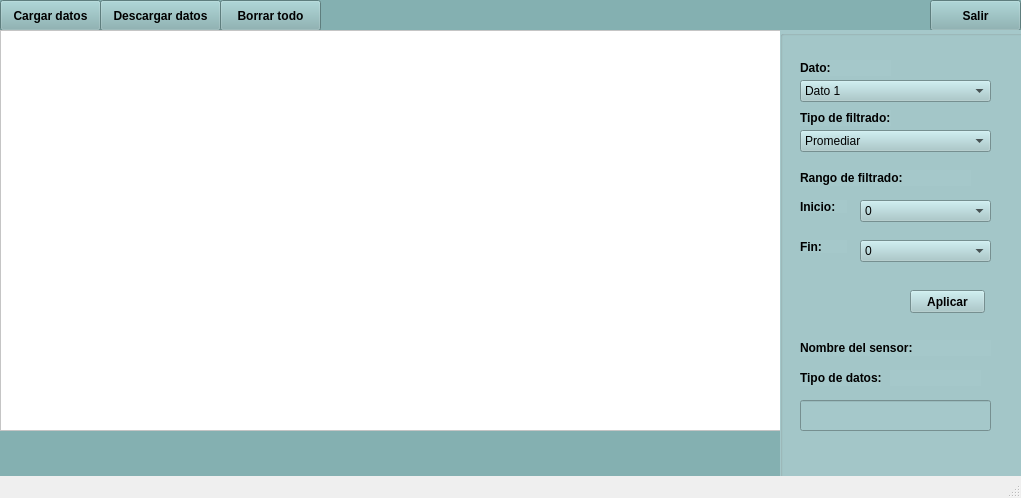
<?xml version="1.0" encoding="UTF-8"?>
<ui version="4.0">
 <class>MainWindow</class>
 <widget class="QMainWindow" name="MainWindow">
  <property name="geometry">
   <rect>
    <x>0</x>
    <y>0</y>
    <width>1021</width>
    <height>498</height>
   </rect>
  </property>
  <property name="windowTitle">
   <string>MainWindow</string>
  </property>
  <widget class="QWidget" name="centralwidget">
   <widget class="QWidget" name="widget" native="true">
    <property name="geometry">
     <rect>
      <x>0</x>
      <y>0</y>
      <width>1021</width>
      <height>491</height>
     </rect>
    </property>
    <property name="styleSheet">
     <string notr="true">background: rgb(132, 176, 177);</string>
    </property>
    <widget class="QPushButton" name="ButtonCargar">
     <property name="geometry">
      <rect>
       <x>0</x>
       <y>0</y>
       <width>101</width>
       <height>31</height>
      </rect>
     </property>
     <property name="styleSheet">
      <string notr="true">background: rgb(132, 176, 177);
border-color: rgb(0, 0, 0);
font: 75 8pt &quot;MS Shell Dlg 2&quot;;
font-weight: bold;
</string>
     </property>
     <property name="text">
      <string>Cargar datos</string>
     </property>
    </widget>
    <widget class="QPushButton" name="ButtoBorrarTodo">
     <property name="geometry">
      <rect>
       <x>220</x>
       <y>0</y>
       <width>101</width>
       <height>31</height>
      </rect>
     </property>
     <property name="styleSheet">
      <string notr="true">background: rgb(132, 176, 177);
font-weight: bold;

</string>
     </property>
     <property name="text">
      <string>Borrar todo</string>
     </property>
    </widget>
    <widget class="QPushButton" name="ButtonDescargar">
     <property name="geometry">
      <rect>
       <x>100</x>
       <y>0</y>
       <width>121</width>
       <height>31</height>
      </rect>
     </property>
     <property name="styleSheet">
      <string notr="true">background: rgb(132, 176, 177);
font-weight: bold;
</string>
     </property>
     <property name="text">
      <string>Descargar datos</string>
     </property>
    </widget>
    <widget class="QPushButton" name="pushButton_">
     <property name="geometry">
      <rect>
       <x>930</x>
       <y>0</y>
       <width>91</width>
       <height>31</height>
      </rect>
     </property>
     <property name="styleSheet">
      <string notr="true">background: rgb(132, 176, 177);
border-color: rgb(0, 0, 0);
font-weight: bold;
</string>
     </property>
     <property name="text">
      <string>Salir</string>
     </property>
    </widget>
    <widget class="QGraphicsView" name="graphicsView">
     <property name="geometry">
      <rect>
       <x>0</x>
       <y>30</y>
       <width>781</width>
       <height>401</height>
      </rect>
     </property>
     <property name="styleSheet">
      <string notr="true">background: rgb(255, 255, 255);
border-color: rgb(0, 0, 0)</string>
     </property>
    </widget>
    <widget class="QGroupBox" name="groupBox">
     <property name="geometry">
      <rect>
       <x>780</x>
       <y>30</y>
       <width>251</width>
       <height>451</height>
      </rect>
     </property>
     <property name="styleSheet">
      <string notr="true">background: rgb(165, 200, 202)</string>
     </property>
     <property name="title">
      <string/>
     </property>
     <widget class="QComboBox" name="comboBoxTipo">
      <property name="geometry">
       <rect>
        <x>20</x>
        <y>100</y>
        <width>191</width>
        <height>22</height>
       </rect>
      </property>
      <item>
       <property name="text">
        <string>Promediar</string>
       </property>
      </item>
      <item>
       <property name="text">
        <string>Filtro de Kalmann</string>
       </property>
      </item>
      <item>
       <property name="text">
        <string>Interpolación</string>
       </property>
      </item>
     </widget>
     <widget class="QLabel" name="label">
      <property name="geometry">
       <rect>
        <x>20</x>
        <y>140</y>
        <width>171</width>
        <height>16</height>
       </rect>
      </property>
      <property name="styleSheet">
       <string notr="true">font-weight: bold;
</string>
      </property>
      <property name="text">
       <string>Rango de filtrado:</string>
      </property>
     </widget>
     <widget class="QLabel" name="label_2">
      <property name="geometry">
       <rect>
        <x>20</x>
        <y>80</y>
        <width>91</width>
        <height>16</height>
       </rect>
      </property>
      <property name="styleSheet">
       <string notr="true">font-weight: bold;
</string>
      </property>
      <property name="text">
       <string>Tipo de filtrado:</string>
      </property>
     </widget>
     <widget class="QLabel" name="label_3">
      <property name="geometry">
       <rect>
        <x>20</x>
        <y>170</y>
        <width>47</width>
        <height>13</height>
       </rect>
      </property>
      <property name="styleSheet">
       <string notr="true">font-weight: bold;
</string>
      </property>
      <property name="text">
       <string>Inicio:</string>
      </property>
     </widget>
     <widget class="QLabel" name="label_4">
      <property name="geometry">
       <rect>
        <x>20</x>
        <y>210</y>
        <width>47</width>
        <height>13</height>
       </rect>
      </property>
      <property name="styleSheet">
       <string notr="true">font-weight: bold;
</string>
      </property>
      <property name="text">
       <string>Fin:</string>
      </property>
     </widget>
     <widget class="QLabel" name="label_5">
      <property name="geometry">
       <rect>
        <x>20</x>
        <y>310</y>
        <width>121</width>
        <height>16</height>
       </rect>
      </property>
      <property name="styleSheet">
       <string notr="true">font-weight: bold;
</string>
      </property>
      <property name="text">
       <string>Nombre del sensor:</string>
      </property>
     </widget>
     <widget class="QLabel" name="label_6">
      <property name="geometry">
       <rect>
        <x>20</x>
        <y>340</y>
        <width>81</width>
        <height>16</height>
       </rect>
      </property>
      <property name="styleSheet">
       <string notr="true">font-weight: bold;
</string>
      </property>
      <property name="text">
       <string>Tipo de datos:</string>
      </property>
     </widget>
     <widget class="QLabel" name="LabelNombreSensor">
      <property name="geometry">
       <rect>
        <x>140</x>
        <y>310</y>
        <width>71</width>
        <height>16</height>
       </rect>
      </property>
      <property name="text">
       <string/>
      </property>
     </widget>
     <widget class="QLabel" name="LabelTipodeDato">
      <property name="geometry">
       <rect>
        <x>110</x>
        <y>340</y>
        <width>91</width>
        <height>16</height>
       </rect>
      </property>
      <property name="text">
       <string/>
      </property>
     </widget>
     <widget class="QPushButton" name="ButtonAplicar">
      <property name="geometry">
       <rect>
        <x>130</x>
        <y>260</y>
        <width>75</width>
        <height>23</height>
       </rect>
      </property>
      <property name="styleSheet">
       <string notr="true">font-weight: bold;
</string>
      </property>
      <property name="text">
       <string>Aplicar</string>
      </property>
     </widget>
     <widget class="QLineEdit" name="message">
      <property name="geometry">
       <rect>
        <x>20</x>
        <y>370</y>
        <width>191</width>
        <height>31</height>
       </rect>
      </property>
      <property name="readOnly">
       <bool>true</bool>
      </property>
     </widget>
     <widget class="QLabel" name="labelDato">
      <property name="geometry">
       <rect>
        <x>20</x>
        <y>30</y>
        <width>91</width>
        <height>16</height>
       </rect>
      </property>
      <property name="styleSheet">
       <string notr="true">font-weight: bold;
</string>
      </property>
      <property name="text">
       <string>Dato:</string>
      </property>
     </widget>
     <widget class="QComboBox" name="Comboboxtipodato">
      <property name="geometry">
       <rect>
        <x>20</x>
        <y>50</y>
        <width>191</width>
        <height>22</height>
       </rect>
      </property>
      <item>
       <property name="text">
        <string>Dato 1</string>
       </property>
      </item>
      <item>
       <property name="text">
        <string>Dato 2</string>
       </property>
      </item>
      <item>
       <property name="text">
        <string>Dato 3</string>
       </property>
      </item>
     </widget>
     <widget class="QComboBox" name="comborangoinicio">
      <property name="geometry">
       <rect>
        <x>80</x>
        <y>170</y>
        <width>131</width>
        <height>22</height>
       </rect>
      </property>
      <item>
       <property name="text">
        <string>0</string>
       </property>
      </item>
      <item>
       <property name="text">
        <string>1000</string>
       </property>
      </item>
      <item>
       <property name="text">
        <string>2000</string>
       </property>
      </item>
      <item>
       <property name="text">
        <string>3000</string>
       </property>
      </item>
      <item>
       <property name="text">
        <string>4000</string>
       </property>
      </item>
      <item>
       <property name="text">
        <string>5000</string>
       </property>
      </item>
      <item>
       <property name="text">
        <string>6000</string>
       </property>
      </item>
      <item>
       <property name="text">
        <string>7000</string>
       </property>
      </item>
      <item>
       <property name="text">
        <string>8000</string>
       </property>
      </item>
      <item>
       <property name="text">
        <string>9000</string>
       </property>
      </item>
      <item>
       <property name="text">
        <string>10000</string>
       </property>
      </item>
      <item>
       <property name="text">
        <string>11000</string>
       </property>
      </item>
      <item>
       <property name="text">
        <string>12000</string>
       </property>
      </item>
      <item>
       <property name="text">
        <string>13000</string>
       </property>
      </item>
      <item>
       <property name="text">
        <string>14000</string>
       </property>
      </item>
      <item>
       <property name="text">
        <string>15000</string>
       </property>
      </item>
      <item>
       <property name="text">
        <string>16000</string>
       </property>
      </item>
      <item>
       <property name="text">
        <string>17000</string>
       </property>
      </item>
     </widget>
     <widget class="QComboBox" name="comborangofinal">
      <property name="geometry">
       <rect>
        <x>80</x>
        <y>210</y>
        <width>131</width>
        <height>22</height>
       </rect>
      </property>
      <item>
       <property name="text">
        <string>0</string>
       </property>
      </item>
      <item>
       <property name="text">
        <string>1000</string>
       </property>
      </item>
      <item>
       <property name="text">
        <string>2000</string>
       </property>
      </item>
      <item>
       <property name="text">
        <string>3000</string>
       </property>
      </item>
      <item>
       <property name="text">
        <string>4000</string>
       </property>
      </item>
      <item>
       <property name="text">
        <string>5000</string>
       </property>
      </item>
      <item>
       <property name="text">
        <string>6000</string>
       </property>
      </item>
      <item>
       <property name="text">
        <string>7000</string>
       </property>
      </item>
      <item>
       <property name="text">
        <string>8000</string>
       </property>
      </item>
      <item>
       <property name="text">
        <string>9000</string>
       </property>
      </item>
      <item>
       <property name="text">
        <string>10000</string>
       </property>
      </item>
      <item>
       <property name="text">
        <string>11000</string>
       </property>
      </item>
      <item>
       <property name="text">
        <string>12000</string>
       </property>
      </item>
      <item>
       <property name="text">
        <string>13000</string>
       </property>
      </item>
      <item>
       <property name="text">
        <string>14000</string>
       </property>
      </item>
      <item>
       <property name="text">
        <string>15000</string>
       </property>
      </item>
      <item>
       <property name="text">
        <string>16000</string>
       </property>
      </item>
      <item>
       <property name="text">
        <string>17000</string>
       </property>
      </item>
     </widget>
    </widget>
   </widget>
  </widget>
  <widget class="QStatusBar" name="statusbar"/>
 </widget>
 <resources/>
 <connections/>
</ui>
